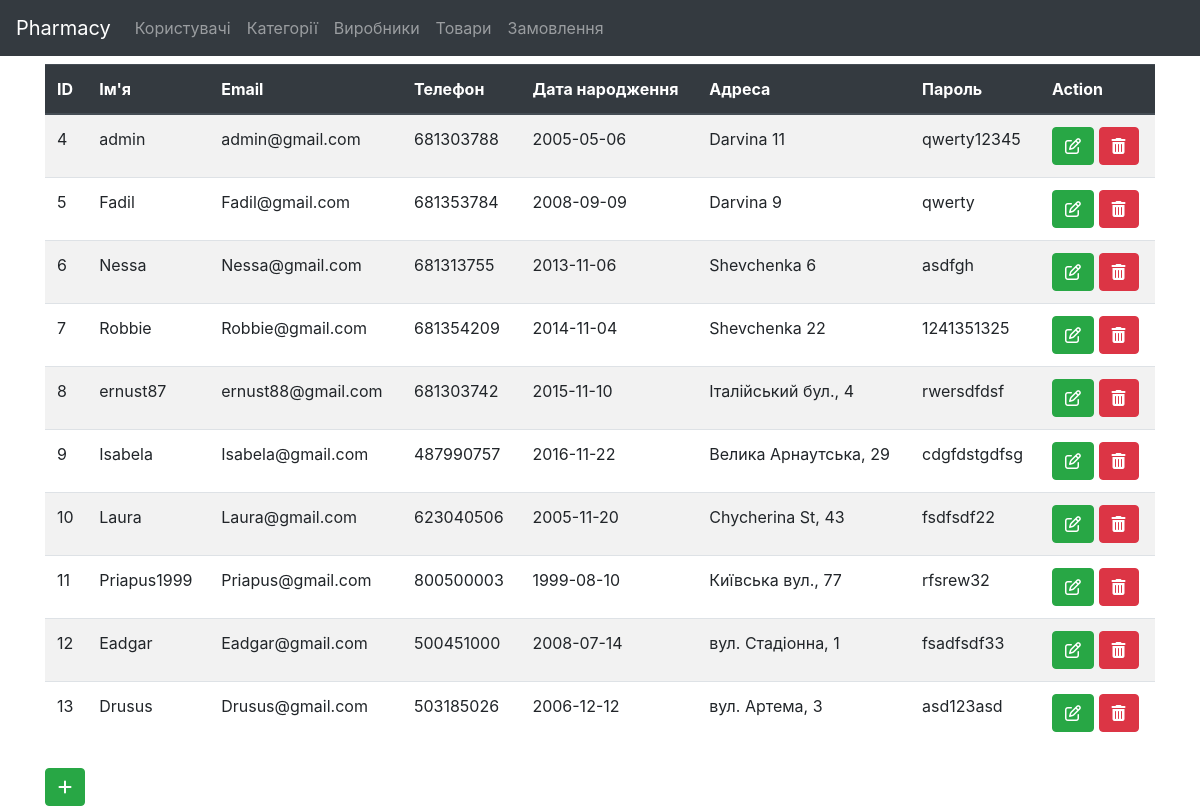
The page / on the database its author committed.
### tables this page shows
CREATE TABLE `users` (
  `User_id` bigint(20) UNSIGNED NOT NULL,
  `Name` varchar(50) NOT NULL,
  `Email` varchar(50) NOT NULL,
  `Phone` int(20) NOT NULL,
  `Date_of_birth` date NOT NULL,
  `Address` varchar(50) NOT NULL,
  `Password` varchar(50) NOT NULL,
  `Admin_status` int(20) NOT NULL DEFAULT 0
);

### foo_users.php (called while the page is built, shortened)
<?php
include'db.php';
$sql = $pdo->prepare("SELECT * FROM users");
$sql->execute();
$result = $sql->fetchAll(PDO::FETCH_OBJ);
?>

### index.php (the view, shortened to what this page needs)
<?php include'foo_users.php' ?>
<!doctype html>
<html lang="en">
  <head>
    <link rel="stylesheet" href="https://cdn.jsdelivr.net/npm/bootstrap@4.4.1/dist/css/bootstrap.min.css">
  </head>
  <body>
  <?php include 'header.php'?>
  <div class="container">
    <div class="row">
        <div class="col-12">
        <table class="table table-striped table-hover mt-2">
            <thead class="thead-dark">
                <th>ID</th>
                <th>Ім'я</th>
                <th>Email</th>
                <th>Телефон</th>
                <th>Дата народження</th>
                <th>Адреса</th>
                <th>Пароль</th>
                <th>Action</th>
            </thead>
            <tbody>
                <?php foreach ($result as $res) {?>
                <tr>
                <td><?php echo $res->User_id; ?></td>
                <td><?php echo $res->Name; ?></td>
                <td><?php echo $res->Email; ?></td>
                <td><?php echo $res->Phone; ?></td>
                <td><?php echo $res->Date_of_birth; ?></td>
                <td><?php echo $res->Address; ?></td>
                <td><?php echo $res->Password; ?></td>
                <td><a href="?id=<?php echo $res->User_id; ?>" data-toggle="modal" data-target="#edit<?php echo $res->User_id; ?>" class="btn btn-success"><i class="fa fa-edit"></i></a>
                <a href="" data-toggle="modal" data-target="#delete<?php echo $res->User_id; ?>" class="btn btn-danger" data-toggle="modal" data-target="#delete<?php echo $res->User_id; ?>"><i class="fa fa-trash-alt"></i></a></td>
</tr>
<?php } ?>
</tbody>
        </table>
        <button class="btn btn-success mt-2" data-toggle="modal" data-target="#create"><i class="fa fa-plus"></i></button>
        </div>
    </div>
  </div>
  </body>
</html>

### rows shown on the page
users: User_id "4", Name "admin", Email "admin@gmail.com", Phone "681303788", Date_of_birth "2005-05-06", Address "Darvina 11", Password "qwerty12345"
users: User_id "5", Name "Fadil", Email "Fadil@gmail.com", Phone "681353784", Date_of_birth "2008-09-09", Address "Darvina 9", Password "qwerty"
users: User_id "6", Name "Nessa", Email "Nessa@gmail.com", Phone "681313755", Date_of_birth "2013-11-06", Address "Shevchenka 6", Password "asdfgh"
users: User_id "7", Name "Robbie", Email "Robbie@gmail.com", Phone "681354209", Date_of_birth "2014-11-04", Address "Shevchenka 22", Password "1241351325"
users: User_id "8", Name "ernust87", Email "ernust88@gmail.com", Phone "681303742", Date_of_birth "2015-11-10", Address "Італійський бул., 4", Password "rwersdfdsf"
users: User_id "9", Name "Isabela", Email "Isabela@gmail.com", Phone "487990757", Date_of_birth "2016-11-22", Address "Велика Арнаутська, 29", Password "cdgfdstgdfsg"
users: User_id "10", Name "Laura", Email "Laura@gmail.com", Phone "623040506", Date_of_birth "2005-11-20", Address "Chycherina St, 43", Password "fsdfsdf22"
users: User_id "11", Name "Priapus1999", Email "Priapus@gmail.com", Phone "800500003", Date_of_birth "1999-08-10", Address "Київська вул., 77", Password "rfsrew32"
users: User_id "12", Name "Eadgar", Email "Eadgar@gmail.com", Phone "500451000", Date_of_birth "2008-07-14", Address "вул. Стадіонна, 1", Password "fsadfsdf33"
users: User_id "13", Name "Drusus", Email "Drusus@gmail.com", Phone "503185026", Date_of_birth "2006-12-12", Address "вул. Артема, 3", Password "asd123asd"
